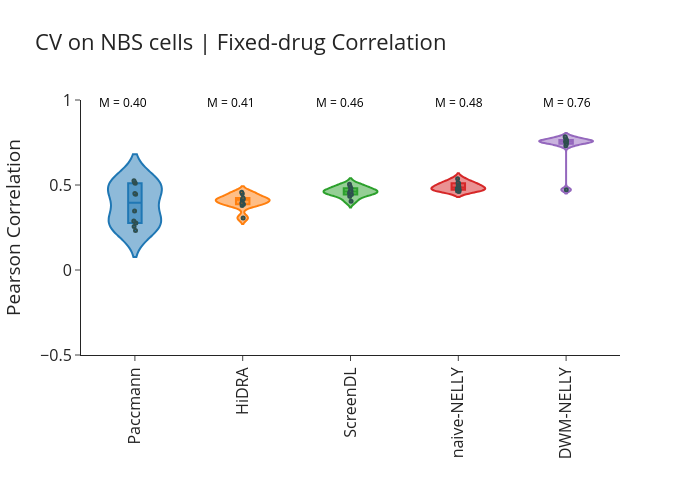

The notebook cell this image was saved under:
### Code cell
palette = {
    "Paccmann": "#1F77B4",       # blue
    "HiDRA": "#FF7F0E",  # orange
    "ScreenDL": "#2CA02C",     # green
    "naive-NELLY": "#D62728",   # red
    "DWM-NELLY" : "#b38ce3"
}

fig = px.violin(metrics_fixed_drug,
                x="Method",
                y="MCorrelation",
                color="Method",
                height=500,
                width=700,
                template="simple_white",
                box=True,
                points="all",
                labels={"Method": "",
                        "MCorrelation": "Pearson Correlation"
                       },
                color_discrete_map=palette,
                title= "CV on NBS cells | Fixed-drug Correlation" 
               )


fig.update_traces(
    jitter=0.05,
    pointpos=0,
    width=0.5
)



fig.add_annotation(
    x=0.03,  # Adjust if you have multiple violins (e.g., grouped by drug)
    y=0.95,
    text=f"M = {paccmann_fixed_drug.median(1).item():.2f}",
    xref="paper", yref="paper",
    showarrow=False,
    yanchor='bottom',
    font=dict(color="black", size=12)
)

fig.add_annotation(
    x=0.23,  # Adjust if you have multiple violins (e.g., grouped by drug)
    y=0.95,
    text=f"M = {hidra_fixed_drug.median(1).item():.2f}",
    xref="paper", yref="paper",
    showarrow=False,
    yanchor='bottom',
    font=dict(color="black", size=12)
)

fig.add_annotation(
    x=0.48,  # Adjust if you have multiple violins (e.g., grouped by drug)
    y=0.95,
    text=f"M = {screendl_fixed_drug.median(1).item():.2f}",
    xref="paper", yref="paper",
    showarrow=False,
    yanchor='bottom',
    font=dict(color="black", size=12)
)

fig.add_annotation(
    x=0.75,  # Adjust if you have multiple violins (e.g., grouped by drug)
    y=0.95,
    text=f"M = {naive_NELLY_fixed_drug.median(1).item():.2f}",
    xref="paper", yref="paper",
    showarrow=False,
    yanchor='bottom',
    font=dict(color="black", size=12)
)

fig.add_annotation(
    x=0.95,  # Adjust if you have multiple violins (e.g., grouped by drug)
    y=0.95,
    text=f"M = {dwm_NELLY_fixed_drug.median(1).item():.2f}",
    xref="paper", yref="paper",
    showarrow=False,
    yanchor='bottom',
    font=dict(color="black", size=12)
)


fig.update_traces(
    marker=dict(
        size=3,
        line=dict(width=2, color="DarkSlateGrey")
    )
)
fig.update_layout(
    font=dict(size=16),
    showlegend=False
)
fig.update_yaxes(range=[-0.5, 1])
fig.update_xaxes(tickangle=-90)

fig

### Figure 1 — Plotly figure (JSON) as saved in the notebook; plotly's stock layout.template omitted (floating-point values rounded to 4 significant figures)
{"data": [{"alignmentgroup": "True", "box": {"visible": true}, "hovertemplate": "=%{x}<br>Pearson Correlation=%{y}<extra></extra>", "jitter": 0.05, "legendgroup": "Paccmann", "marker": {"color": "#1F77B4", "line": {"color": "DarkSlateGrey", "width": 2}, "size": 3}, "name": "Paccmann", "offsetgroup": "Paccmann", "orientation": "v", "pointpos": 0, "points": "all", "scalegroup": "True", "showlegend": true, "type": "violin", "width": 0.5, "x": ["Paccmann", "Paccmann", "Paccmann", "Paccmann", "Paccmann", "Paccmann", "Paccmann", "Paccmann", "Paccmann", "Paccmann"], "x0": " ", "xaxis": "x", "y": [0.2772, 0.2887, 0.4451, 0.5162, 0.2329, 0.4506, 0.3472, 0.5101, 0.525, 0.2566], "y0": " ", "yaxis": "y"}, {"alignmentgroup": "True", "box": {"visible": true}, "hovertemplate": "=%{x}<br>Pearson Correlation=%{y}<extra></extra>", "jitter": 0.05, "legendgroup": "HiDRA", "marker": {"color": "#FF7F0E", "line": {"color": "DarkSlateGrey", "width": 2}, "size": 3}, "name": "HiDRA", "offsetgroup": "HiDRA", "orientation": "v", "pointpos": 0, "points": "all", "scalegroup": "True", "showlegend": true, "type": "violin", "width": 0.5, "x": ["HiDRA", "HiDRA", "HiDRA", "HiDRA", "HiDRA", "HiDRA", "HiDRA", "HiDRA", "HiDRA", "HiDRA"], "x0": " ", "xaxis": "x", "y": [0.4154, 0.3875, 0.3941, 0.4237, 0.4569, 0.38, 0.4175, 0.4488, 0.4113, 0.3064], "y0": " ", "yaxis": "y"}, {"alignmentgroup": "True", "box": {"visible": true}, "hovertemplate": "=%{x}<br>Pearson Correlation=%{y}<extra></extra>", "jitter": 0.05, "legendgroup": "ScreenDL", "marker": {"color": "#2CA02C", "line": {"color": "DarkSlateGrey", "width": 2}, "size": 3}, "name": "ScreenDL", "offsetgroup": "ScreenDL", "orientation": "v", "pointpos": 0, "points": "all", "scalegroup": "True", "showlegend": true, "type": "violin", "width": 0.5, "x": ["ScreenDL", "ScreenDL", "ScreenDL", "ScreenDL", "ScreenDL", "ScreenDL", "ScreenDL", "ScreenDL", "ScreenDL", "ScreenDL"], "x0": " ", "xaxis": "x", "y": [0.4629, 0.4338, 0.4447, 0.4649, 0.4922, 0.4614, 0.4808, 0.5037, 0.4536, 0.4039], "y0": " ", "yaxis": "y"}, {"alignmentgroup": "True", "box": {"visible": true}, "hovertemplate": "=%{x}<br>Pearson Correlation=%{y}<extra></extra>", "jitter": 0.05, "legendgroup": "naive-NELLY", "marker": {"color": "#D62728", "line": {"color": "DarkSlateGrey", "width": 2}, "size": 3}, "name": "naive-NELLY", "offsetgroup": "naive-NELLY", "orientation": "v", "pointpos": 0, "points": "all", "scalegroup": "True", "showlegend": true, "type": "violin", "width": 0.5, "x": ["naive-NELLY", "naive-NELLY", "naive-NELLY", "naive-NELLY", "naive-NELLY", "naive-NELLY", "naive-NELLY", "naive-NELLY", "naive-NELLY", "naive-NELLY"], "x0": " ", "xaxis": "x", "y": [0.4714, 0.4798, 0.4642, 0.5102, 0.5002, 0.4789, 0.5139, 0.5371, 0.4895, 0.4618], "y0": " ", "yaxis": "y"}, {"alignmentgroup": "True", "box": {"visible": true}, "hovertemplate": "=%{x}<br>Pearson Correlation=%{y}<extra></extra>", "jitter": 0.05, "legendgroup": "DWM-NELLY", "marker": {"color": "#9467BD", "line": {"color": "DarkSlateGrey", "width": 2}, "size": 3}, "name": "DWM-NELLY", "offsetgroup": "DWM-NELLY", "orientation": "v", "pointpos": 0, "points": "all", "scalegroup": "True", "showlegend": true, "type": "violin", "width": 0.5, "x": ["DWM-NELLY", "DWM-NELLY", "DWM-NELLY", "DWM-NELLY", "DWM-NELLY", "DWM-NELLY", "DWM-NELLY", "DWM-NELLY", "DWM-NELLY", "DWM-NELLY"], "x0": " ", "xaxis": "x", "y": [0.7311, 0.7424, 0.7584, 0.7735, 0.756, 0.7557, 0.7651, 0.7838, 0.7534, 0.4722], "y0": " ", "yaxis": "y"}], "layout": {"annotations": [{"font": {"color": "black", "size": 12}, "showarrow": false, "text": "M = 0.40", "x": 0.03, "xref": "paper", "y": 0.95, "yanchor": "bottom", "yref": "paper"}, {"font": {"color": "black", "size": 12}, "showarrow": false, "text": "M = 0.41", "x": 0.23, "xref": "paper", "y": 0.95, "yanchor": "bottom", "yref": "paper"}, {"font": {"color": "black", "size": 12}, "showarrow": false, "text": "M = 0.46", "x": 0.48, "xref": "paper", "y": 0.95, "yanchor": "bottom", "yref": "paper"}, {"font": {"color": "black", "size": 12}, "showarrow": false, "text": "M = 0.48", "x": 0.75, "xref": "paper", "y": 0.95, "yanchor": "bottom", "yref": "paper"}, {"font": {"color": "black", "size": 12}, "showarrow": false, "text": "M = 0.76", "x": 0.95, "xref": "paper", "y": 0.95, "yanchor": "bottom", "yref": "paper"}], "font": {"size": 16}, "height": 500, "legend": {"title": {"text": ""}, "tracegroupgap": 0}, "showlegend": false, "title": {"text": "CV on NBS cells | Fixed-drug Correlation"}, "violinmode": "overlay", "width": 700, "xaxis": {"anchor": "y", "autorange": true, "categoryarray": ["Paccmann", "HiDRA", "ScreenDL", "naive-NELLY", "DWM-NELLY"], "categoryorder": "array", "domain": [0, 1], "range": [-0.5, 4.5], "tickangle": -90, "title": {"text": ""}, "type": "category"}, "yaxis": {"anchor": "x", "domain": [0, 1], "range": [-0.5, 1], "title": {"text": "Pearson Correlation"}, "type": "linear"}}}
